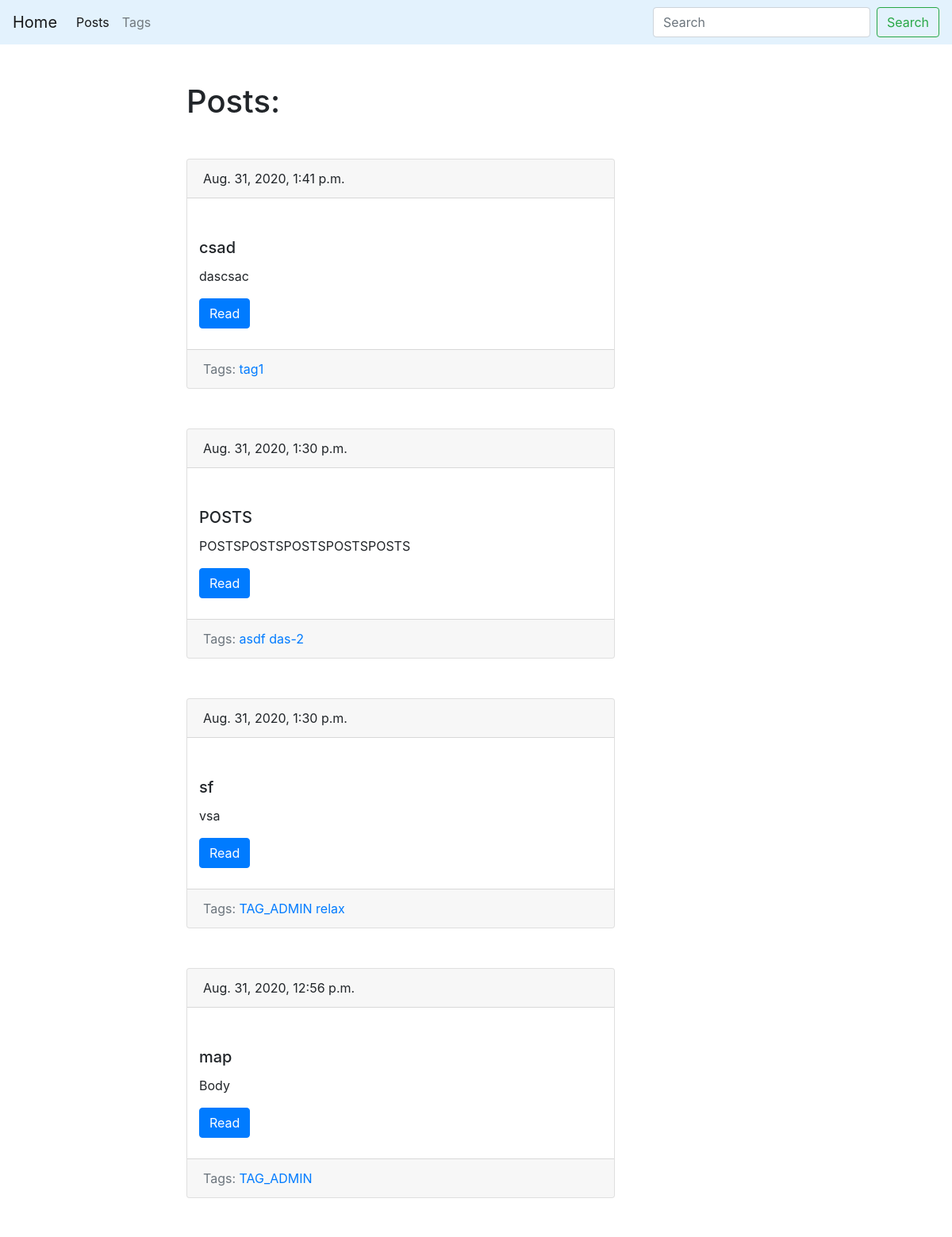
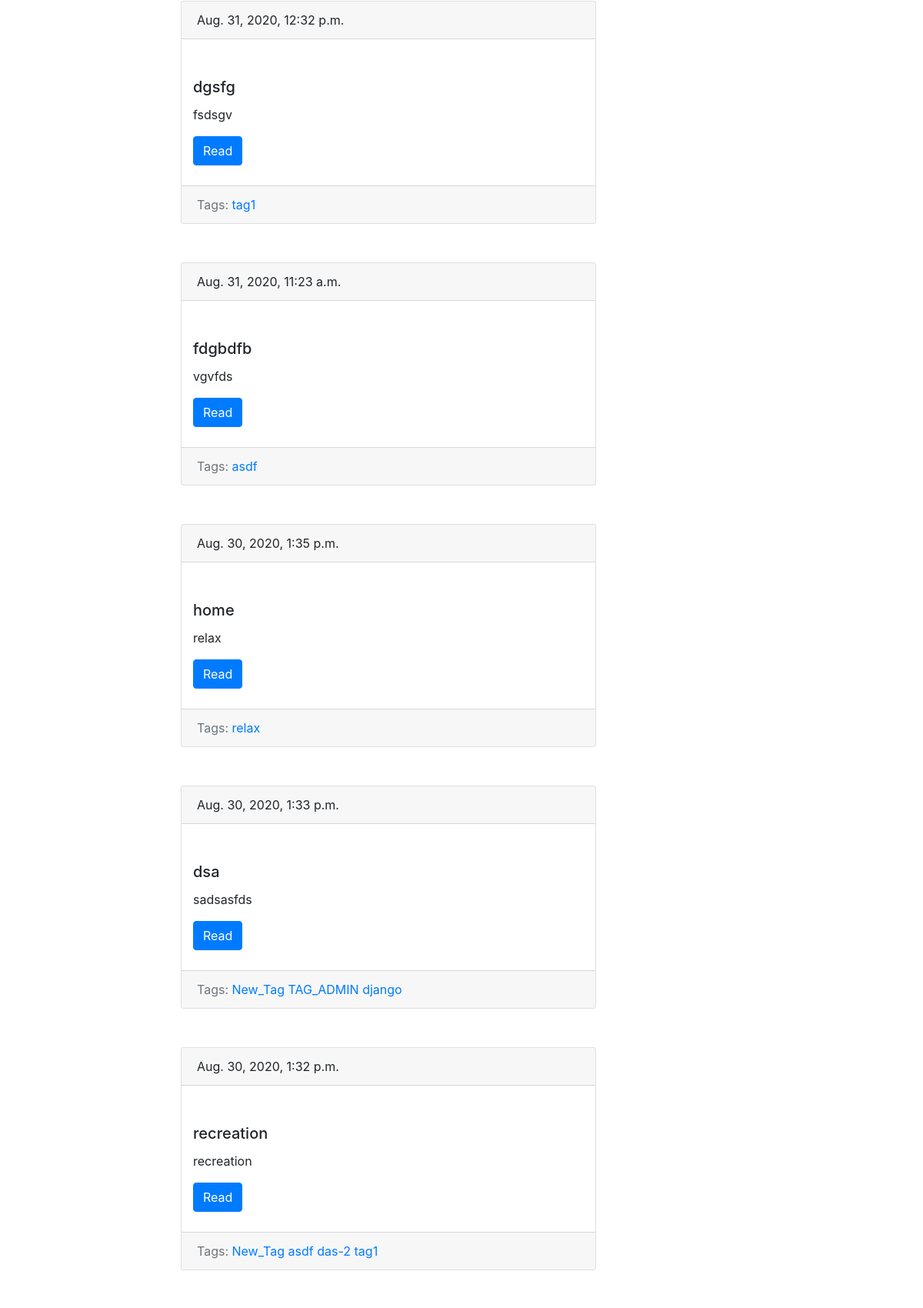
Screenshot of /blog/ (upper part) with the database file from the repository (2 pictures, top to bottom).
### blog/models.py (models this page shows, shortened)
class Post(models.Model):
    title = models.CharField(max_length=150, db_index=True)
    slug = models.SlugField(max_length=150, blank=True, unique=True)
    body = models.TextField(blank=True, db_index=True)
    tags = models.ManyToManyField('Tag', blank=False, related_name='posts')
    date_pub = models.DateTimeField(auto_now_add=True)
    photo = models.ImageField(null=True, blank=True)
    def get_absolute_url(self):
        return reverse('post_detail_url', kwargs={'slug': self.slug})
    class Meta:
        ordering = ['-date_pub']

class Tag(models.Model):
    title = models.CharField(max_length=50)
    slug = models.SlugField(max_length=50, unique=True)
    def get_absolute_url(self):
        return reverse('tag_detail_url', kwargs={'slug': self.slug})
    class Meta:
        ordering = ['title']

### blog/views.py (the view)
# urls.py: path('', posts_list, name='posts_list_url'),
def posts_list(request):
    search_query = request.GET.get('search', '')
    if search_query:
        posts = Post.objects.filter(Q(title__icontains=search_query) |
                                    Q(body__icontains=search_query))
    else:
        posts = Post.objects.all()
    paginator = Paginator(posts, 10)
    page_number = request.GET.get('page', 1)
    page = paginator.get_page(page_number)
    is_paginated = page.has_other_pages()
    if page.has_previous():
        prev_url = '?page={}'.format(page.previous_page_number())
    else:
        prev_url = ''
    if page.has_next():
        next_url = '?page={}'.format(page.next_page_number())
    else:
        next_url = ''
    context = {
        'page_object': page,
        'is_paginated': is_paginated,
        'next_url': next_url,
        'prev_url': prev_url,
    }
    return render(request,'blog/index.html', context=context)

### blog/templates/blog/index.html (shortened to what this page needs)
{% extends 'blog/base_blog.html' %}
{% block content %}
    <h1 class="mb-5">Posts:</h1>
    {% for post in page_object.object_list %}
        {% include 'blog/includes/post_card_template.html' %}
         <table>
            <tr>
                <td width="30%">
                </td>
            </tr>
        </table>
    {% endfor %}
{% endblock %}

### blog/templates/blog/base_blog.html (shortened to what this page needs)
{% extends 'base.html' %}

### templates/base.html (shortened to what this page needs)
{% load static %}
<!DOCTYPE html>
<html lang="en">
<head>
    <link rel="stylesheet" href="https://stackpath.bootstrapcdn.com/bootstrap/4.5.2/css/bootstrap.min.css"
>
    <link rel="stylesheet" href="{% static 'css/styles.css' %}">
</head>
<body>
    <nav class="navbar navbar-expand-lg navbar-light" style="background-color: #e3f2fd;">
        <a class="navbar-brand" href="#">Home</a>
        <div class="collapse navbar-collapse" id="navbarSupportedContent">
            <ul class="navbar-nav mr-auto">
                <li class="nav-item active">
                    <a class="nav-link" href="{% url 'posts_list_url' %}">Posts</a>
                </li>
                <li class="nav-item">
                    <a class="nav-link" href="{% url 'tags_list_url' %}">Tags</a>
                </li>
            </ul>
            <form class="form-inline my-2 my-lg-0" action="{% url 'posts_list_url' %}">
                <input class="form-control mr-sm-2" type="search" placeholder="Search" aria-label="Search" name="search">
                <button class="btn btn-outline-success my-2 my-sm-0" type="submit">Search</button>
            </form>
        </div>
    </nav>
    <div class="container mt-5">
        <div class="row">
            <div class="col-6 offset-md-2">
                {% block content %}{% endblock %}
            </div>
        </div>
    </div>
</body>
</html>

### blog/templates/blog/includes/post_card_template.html (shortened to what this page needs)
<div class="card mb-4">
    <div class="card-header">
        {{ post.date_pub }}
    </div>
    <div class="container" style="padding-top: 50px">
        <h5 class="card-title">{{ post.title }}</h5>
        <p class="card-text">{{ post.body|truncatewords:15 }}</p>
        <a href="{{ post.get_absolute_url }}" class="btn btn-primary">Read</a>
        <table>
            <tr>
                <td width="30%">
                </td>
            </tr>
        </table>
    </div>
    <div class="card-footer text-muted">
        Tags:
        {% for tag in post.tags.all %}
            <a href="{{ tag.get_absolute_url }}">{{ tag.title }}</a>
        {% endfor %}
    </div>
</div>

### rows the page displays
Post: date_pub "Aug. 31, 2020, 1:41 p.m.", title "csad", body "dascsac"
Tag: title "tag1"
Post: date_pub "Aug. 31, 2020, 1:30 p.m.", title "POSTS", body "POSTSPOSTSPOSTSPOSTSPOSTS"
Tag: title "asdf"
Tag: title "das-2"
Post: date_pub "Aug. 31, 2020, 1:30 p.m.", title "sf", body "vsa"
Tag: title "TAG_ADMIN"
Tag: title "relax"
Post: date_pub "Aug. 31, 2020, 12:56 p.m.", title "map", body "Body"
Post: date_pub "Aug. 31, 2020, 12:32 p.m.", title "dgsfg", body "fsdsgv"
Post: date_pub "Aug. 31, 2020, 11:23 a.m.", title "fdgbdfb", body "vgvfds"
Post: date_pub "Aug. 30, 2020, 1:35 p.m.", title "home", body "relax"
Post: date_pub "Aug. 30, 2020, 1:33 p.m.", title "dsa", body "sadsasfds"
Tag: title "New_Tag"
Tag: title "django"
Post: date_pub "Aug. 30, 2020, 1:32 p.m.", title "recreation", body "recreation"
